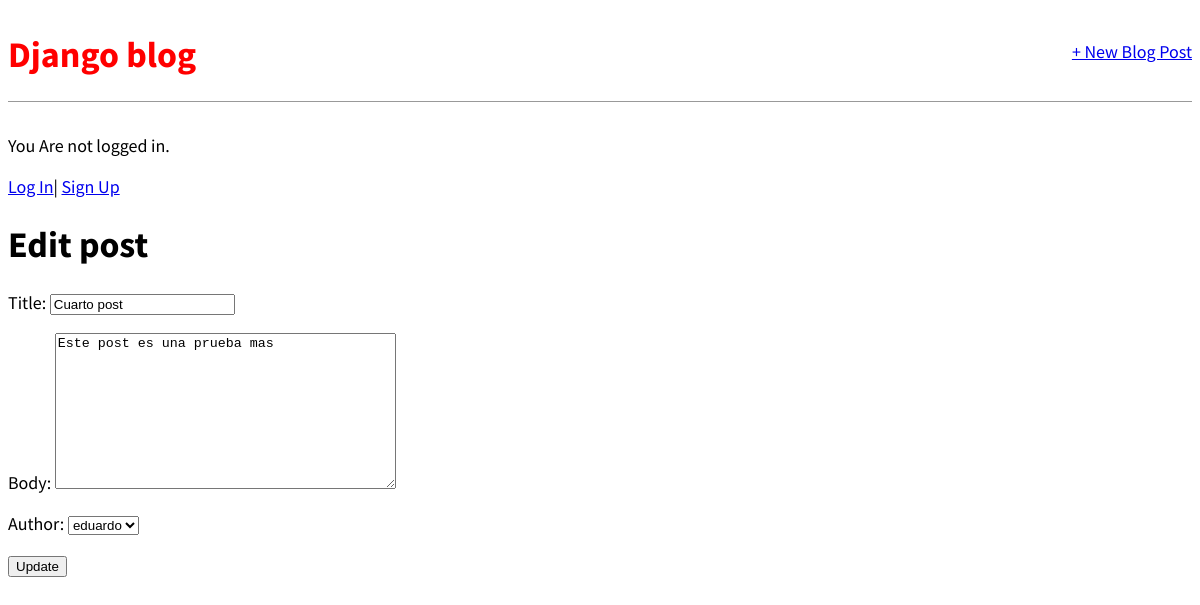
Page /post/4/edit on the earlier database version.
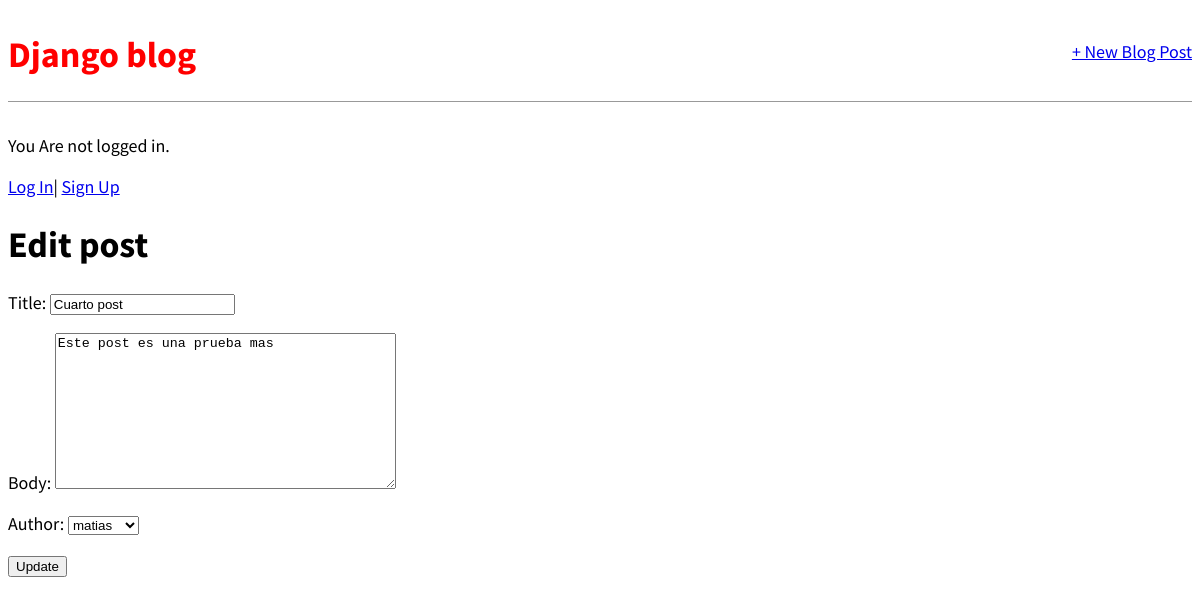
Same page on the later database version.
### blog/models.py (models this page shows, shortened)
class Post(models.Model):
    title = models.CharField(max_length=200)
    author = models.ForeignKey("auth.User", on_delete=models.CASCADE,)
    body = models.TextField()

### blog/views.py (the view)
# urls.py: path("post/<int:pk>/edit", BlogUpdateView.as_view(), name="post_edit"),
class BlogUpdateView(UpdateView):
    model = Post
    template_name = "blog/post_edit.html"
    fields = ["title", "body", "author"]

### blog/templates/blog/post_edit.html
{% extends "blog/base.html" %}
{% block content %}
<h1>Edit post</h1>
<form action="" method="post">{% csrf_token %}
    {{ form.as_p }}
    <input type="submit" value="Update">
</form>
{% endblock content %}

Differences in the rows shown:
changed Post "Cuarto post": author "eduardo" → "matias"
